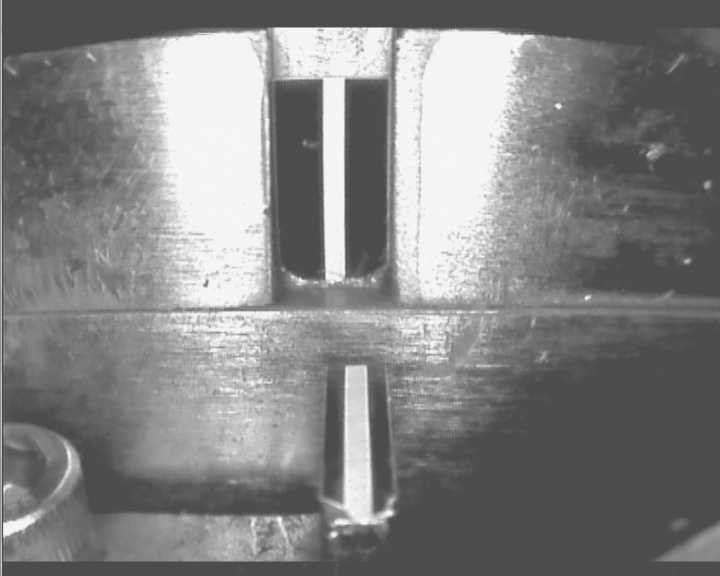
#> input picture algorithm/filter/2.jpg, 720 x 576 px
$ python scharr.py
#> lines starting #> are read from the running program, lines starting #| are printed output that depends on the picture
import cv2
import numpy as np

if __name__ == "__main__":
    # 读取图像
    image = cv2.imread('2.jpg', cv2.IMREAD_GRAYSCALE)
#> image is the input picture: shape (576, 720); min 62, max 255, mean 131

    # 使用Scharr滤波器进行边缘增强
    scharr_x = np.array([[-3, 0, 3], [-10, 0, 10], [-3, 0, 3]])
    scharr_y = np.array([[-3, -10, -3], [0, 0, 0], [3, 10, 3]])

    edge_x = cv2.filter2D(image, -1, scharr_x)
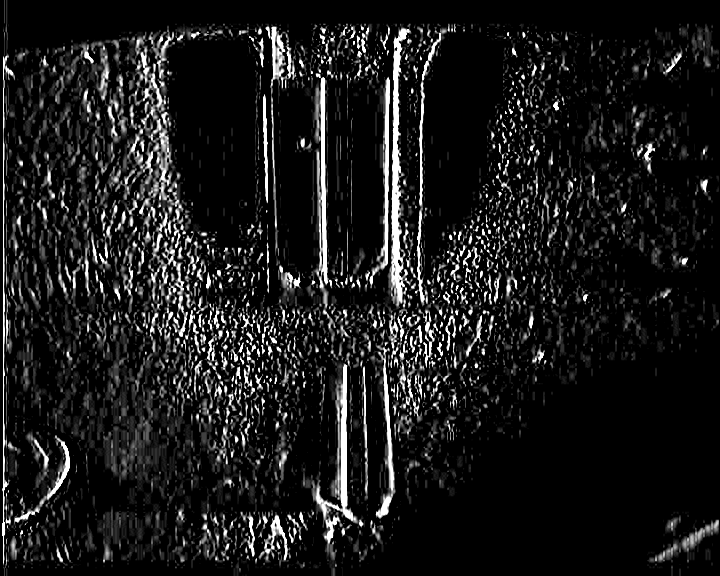
#> edge_x: shape (576, 720); min 0, max 255, mean 26.6
    edge_y = cv2.filter2D(image, -1, scharr_y)
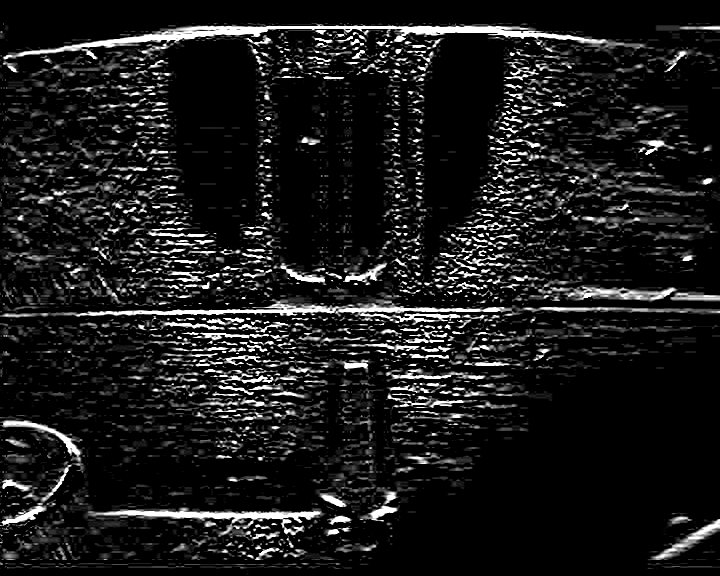
#> edge_y: shape (576, 720); min 0, max 255, mean 27.2

    # 将水平和垂直增强的结果合并
    edge_enhanced = cv2.addWeighted(edge_x, 0.5, edge_y, 0.5, 0)
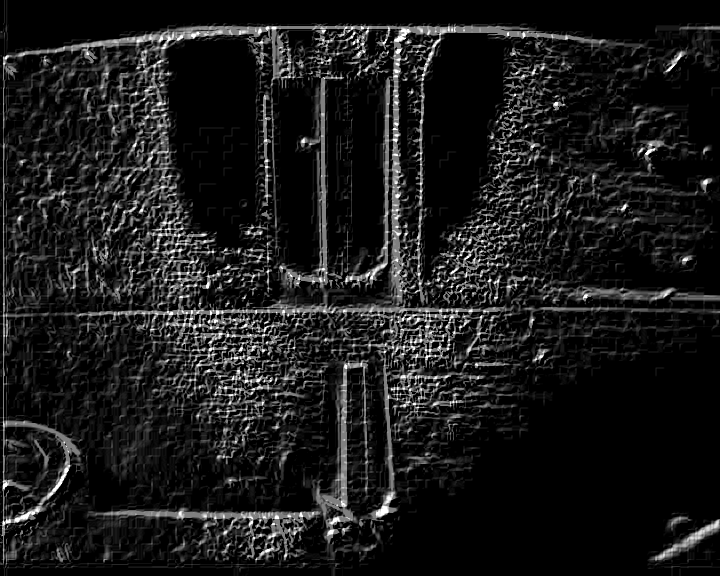
#> edge_enhanced: shape (576, 720); min 0, max 255, mean 26.9

    # 显示原始图像和边缘增强结果
    cv2.imshow('Original Image', image)
    cv2.imshow('Edge Enhancement (Scharr)', edge_enhanced)
    cv2.waitKey(0)
    cv2.destroyAllWindows()

$ run again, with algorithm/filter/1.jpg copied over algorithm/filter/2.jpg
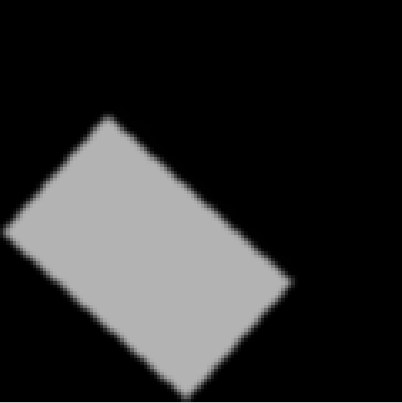
#> input picture algorithm/filter/1.jpg, 402 x 403 px
#> image is the input picture: shape (403, 402); min 0, max 209, mean 44.1
#> `edge_y = cv2.filter2D(image, -1, scharr_y)`:
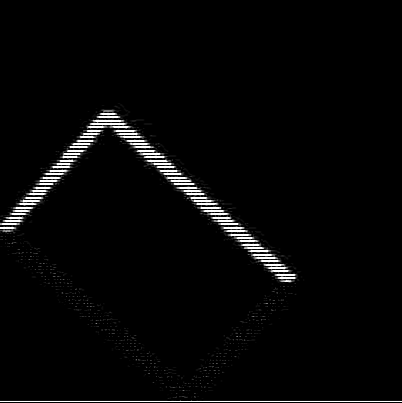
#> edge_y: shape (403, 402); min 0, max 255, mean 6.3
#> `edge_enhanced = cv2.addWeighted(edge_x, 0.5, edge_y, 0.5, 0)`:
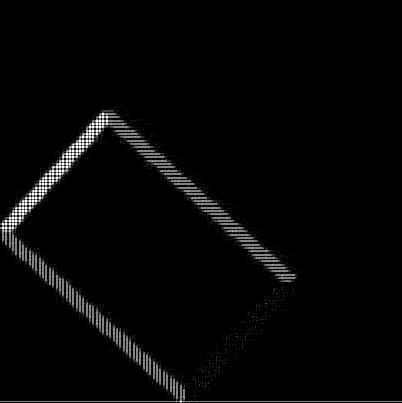
#> edge_enhanced: shape (403, 402); min 0, max 255, mean 5.9
